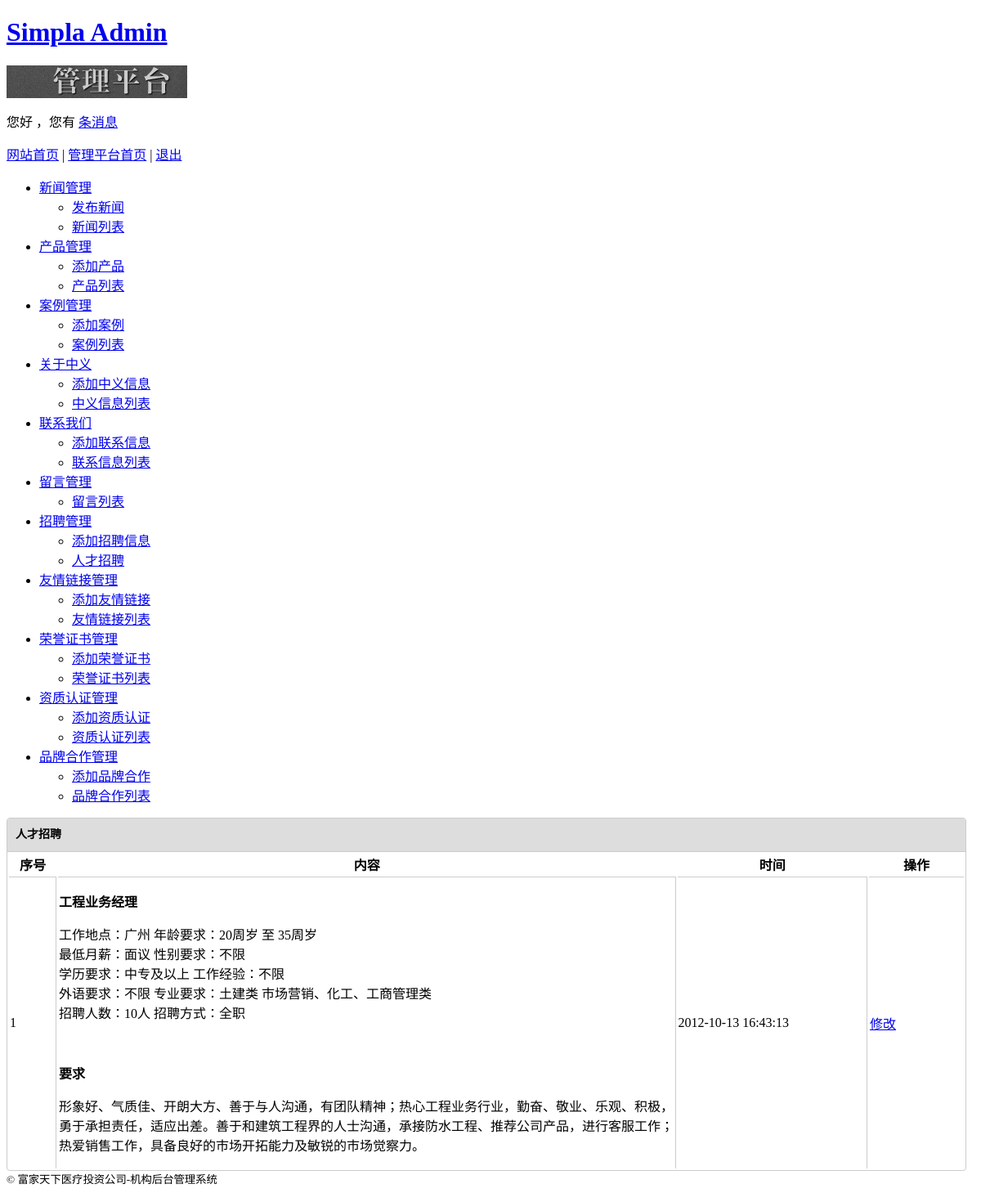
The page /index.php/admin/recruitment on the database its author committed.
### tables this page shows
CREATE TABLE `recruitment` (
  `id` tinyint(10) unsigned NOT NULL AUTO_INCREMENT,
  `content` text NOT NULL,
  `addtime` datetime DEFAULT NULL,
  PRIMARY KEY (`id`)
);

### application/controllers/admin/recruitment.php (called while the page is built, shortened)
<?php if ( ! defined('BASEPATH')) exit('No direct script access allowed');
class Recruitment extends CI_Controller{
    public function index(){
    	$data['arr'] = $this->admin_model->get_recruitment();
    	$this->load->view('admin/recruitment_view',$data);
    }
}

### index.php (called while the page is built, shortened)
<?php
require_once BASEPATH.'core/CodeIgniter'.EXT;

### application/models/admin_model.php (called while the page is built, shortened)
<?php if ( ! defined('BASEPATH')) exit('No direct script access allowed');
class Admin_model extends CI_Model {
	public function get_recruitment(){
		$this->db->select('id, content, addtime');
		$query = $this->db->get('recruitment');
		return $query->result();
	}
}

### application/views/admin/recruitment_view.php (the view, shortened to what this page needs)
<?php echo $this->load->view("admin/header") ?>
<div id="content">
	<div class="nl">
		<div class="nl_title"><strong>人才招聘</strong></div>
		<table>
			<thead>
				<tr>
					<th width="5%">序号</th>
					<th width="65%">内容</th>
					<th width="20%">时间</th>
					<th width="10%" style="border-right:none;">操作</th>
				</tr>
			</thead>
			<tbody>
			<?php if($arr){?>
				<?php foreach ($arr as $key=>$value){?>
				<tr>
					<td><?php echo ($key+1)?></td>
					<td><?php echo $value->content?></td>
					<td><?php echo $value->addtime?></td>
					<td style="border-right:none;">
						<a href="recruitment/recruitment_edit/<?php echo $value->id?>">修改</a>
					</td>
				</tr>
				<?php }?>
			<?php }else{?>
				<tr>
					<td colspan="4" style="font-size:20px;"><strong>暂无招聘信息</strong></td>
				</tr>
			<?php }?>
			</tbody>
		</table>
	</div>
</div>
<?php echo $this->load->view("admin/footer") ?>

### application/views/admin/recruitment_view.php (style rules this page uses)
table { border-top:1px solid #ccc; }
#main-content tbody { border-bottom:none; }
table td { border:1px solid #ccc; border-bottom:none; border-left:none; }
.nl { width:99%; float:left; border:1px solid #ccc;border-radius:4px; }
.nl_title { float:left; width:100%; height:40px; line-height:40px; font-size:14px; text-indent:10px; background:#ddd; }

### rows shown on the page
recruitment: content "工程业务经理 工作地点：广州 年龄要求：20周岁 至 35周岁 最低月薪：面议 性别要求：不限 学历要求：中专及以上 工作经验：不限 外语要求：不限 专业要求：土建类 市场营销、化工、工商管理类 招聘人数：10人 招聘方式：全职 要求 形象好、气质佳、开朗大方、善于与人沟通，有团队精神；热心工程业务行业，勤奋、敬业、乐观、积极，勇于承担责任，适应出差。善于和建筑工程界的人士沟通，承接防水工程、推荐公司产品，进行客服工作；热爱销售工作，具备良好的市场开拓能力及敏锐的市场觉察力。", addtime "2012-10-13 16:43:13"
